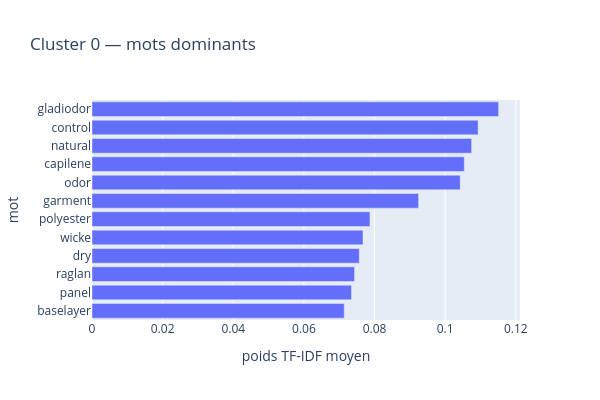
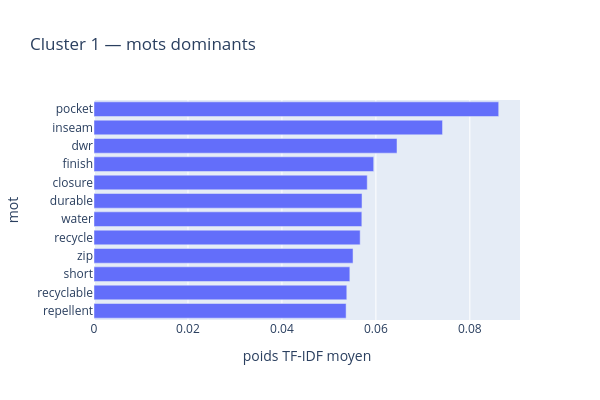
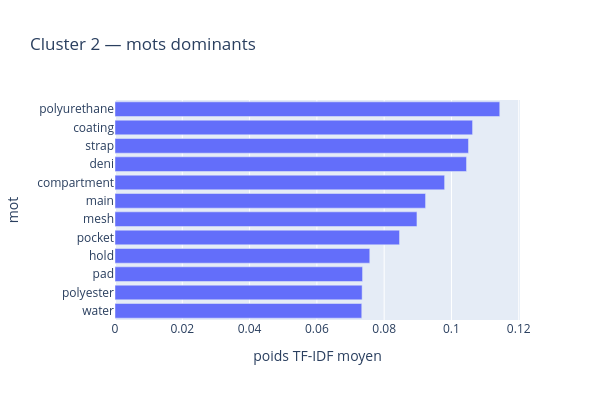
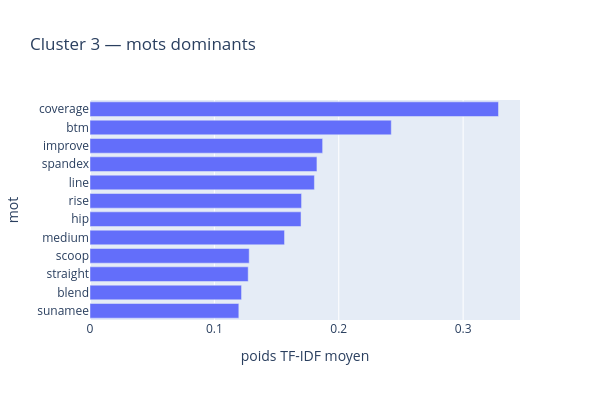

Source (notebook cell) for these figures, in order:
### Code cell
cluster_ids = np.unique(labels[labels != -1]) # Parcours tous les clusters sauf le bruit (-1)

for cluster_id in cluster_ids:
    masque = labels == cluster_id
    assert cluster_id != -1 and masque.any()

    X_cluster = matrice_tfidf_sublinear[masque]

    # Poids TF-IDF moyen de chaque mot dans ce groupe
    poids = np.asarray(X_cluster.mean(axis=0)).ravel()
    top = np.argsort(poids)[::-1][:12]
    top = top[poids[top] > 0]

    mots_cluster = pd.DataFrame({
        "mot": mots[top],
        "poids TF-IDF moyen": poids[top]
    })

    fig = px.bar(
        mots_cluster,
        x="poids TF-IDF moyen",
        y="mot",
        orientation="h",
        title=f"Cluster {cluster_id} — mots dominants",
        height=400,
        width=600
    )
    fig.update_yaxes(categoryorder="total ascending")
    fig.show()

    # Descriptions les plus proches du centre moyen en distance cosinus
    centre = np.asarray(X_cluster.mean(axis=0))
    similarites = cosine_similarity(X_cluster, centre).ravel()

    positions = np.flatnonzero(masque)
    selection = positions[np.argsort(similarites)[::-1][:3]]

    print(f"Cluster {cluster_id} : {len(positions)} produits")

    with pd.option_context("display.max_colwidth", None):
        display(lecture.iloc[selection][["id", "texte"]])

### Figure 1 — Plotly figure (JSON) as saved in the notebook; plotly's stock layout.template omitted (floating-point values rounded to 4 significant figures)
{"data": [{"hovertemplate": "poids TF-IDF moyen=%{x}<br>mot=%{y}<extra></extra>", "legendgroup": "", "marker": {"color": "#636efa", "pattern": {"shape": ""}}, "name": "", "orientation": "h", "showlegend": false, "textposition": "auto", "type": "bar", "x": [0.1151, 0.1093, 0.1075, 0.1054, 0.1043, 0.09247, 0.07869, 0.07673, 0.07568, 0.07433, 0.07348, 0.07141], "xaxis": "x", "y": ["gladiodor", "control", "natural", "capilene", "odor", "garment", "polyester", "wicke", "dry", "raglan", "panel", "baselayer"], "yaxis": "y"}], "layout": {"barmode": "relative", "height": 400, "legend": {"tracegroupgap": 0}, "title": {"text": "Cluster 0 — mots dominants"}, "width": 600, "xaxis": {"anchor": "y", "domain": [0, 1], "title": {"text": "poids TF-IDF moyen"}}, "yaxis": {"anchor": "x", "categoryorder": "total ascending", "domain": [0, 1], "title": {"text": "mot"}}}}

### Figure 2 — Plotly figure (JSON) as saved in the notebook; plotly's stock layout.template omitted (floating-point values rounded to 4 significant figures)
{"data": [{"hovertemplate": "poids TF-IDF moyen=%{x}<br>mot=%{y}<extra></extra>", "legendgroup": "", "marker": {"color": "#636efa", "pattern": {"shape": ""}}, "name": "", "orientation": "h", "showlegend": false, "textposition": "auto", "type": "bar", "x": [0.08614, 0.07419, 0.06449, 0.05954, 0.05816, 0.05705, 0.05701, 0.05666, 0.05514, 0.05446, 0.05381, 0.05366], "xaxis": "x", "y": ["pocket", "inseam", "dwr", "finish", "closure", "durable", "water", "recycle", "zip", "short", "recyclable", "repellent"], "yaxis": "y"}], "layout": {"barmode": "relative", "height": 400, "legend": {"tracegroupgap": 0}, "title": {"text": "Cluster 1 — mots dominants"}, "width": 600, "xaxis": {"anchor": "y", "domain": [0, 1], "title": {"text": "poids TF-IDF moyen"}}, "yaxis": {"anchor": "x", "categoryorder": "total ascending", "domain": [0, 1], "title": {"text": "mot"}}}}

### Figure 3 — Plotly figure (JSON) as saved in the notebook; plotly's stock layout.template omitted (floating-point values rounded to 4 significant figures)
{"data": [{"hovertemplate": "poids TF-IDF moyen=%{x}<br>mot=%{y}<extra></extra>", "legendgroup": "", "marker": {"color": "#636efa", "pattern": {"shape": ""}}, "name": "", "orientation": "h", "showlegend": false, "textposition": "auto", "type": "bar", "x": [0.1144, 0.1063, 0.1051, 0.1045, 0.09796, 0.0923, 0.08974, 0.08456, 0.07572, 0.07358, 0.07345, 0.07333], "xaxis": "x", "y": ["polyurethane", "coating", "strap", "deni", "compartment", "main", "mesh", "pocket", "hold", "pad", "polyester", "water"], "yaxis": "y"}], "layout": {"barmode": "relative", "height": 400, "legend": {"tracegroupgap": 0}, "title": {"text": "Cluster 2 — mots dominants"}, "width": 600, "xaxis": {"anchor": "y", "domain": [0, 1], "title": {"text": "poids TF-IDF moyen"}}, "yaxis": {"anchor": "x", "categoryorder": "total ascending", "domain": [0, 1], "title": {"text": "mot"}}}}

### Figure 4 — Plotly figure (JSON) as saved in the notebook; plotly's stock layout.template omitted (floating-point values rounded to 4 significant figures)
{"data": [{"hovertemplate": "poids TF-IDF moyen=%{x}<br>mot=%{y}<extra></extra>", "legendgroup": "", "marker": {"color": "#636efa", "pattern": {"shape": ""}}, "name": "", "orientation": "h", "showlegend": false, "textposition": "auto", "type": "bar", "x": [0.3284, 0.2422, 0.187, 0.1825, 0.1804, 0.1701, 0.1697, 0.1564, 0.128, 0.1272, 0.1218, 0.1197], "xaxis": "x", "y": ["coverage", "btm", "improve", "spandex", "line", "rise", "hip", "medium", "scoop", "straight", "blend", "sunamee"], "yaxis": "y"}], "layout": {"barmode": "relative", "height": 400, "legend": {"tracegroupgap": 0}, "title": {"text": "Cluster 3 — mots dominants"}, "width": 600, "xaxis": {"anchor": "y", "domain": [0, 1], "title": {"text": "poids TF-IDF moyen"}}, "yaxis": {"anchor": "x", "categoryorder": "total ascending", "domain": [0, 1], "title": {"text": "mot"}}}}
